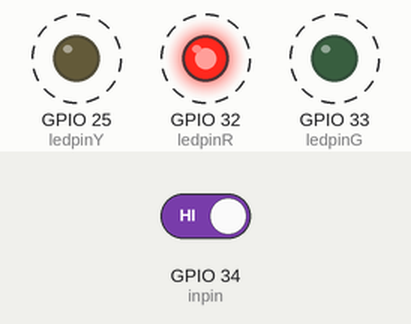
This sketch was run on a simulated ESP32. Parts: output pins drawn as LEDs (lit = HIGH). Dashed ring = blinking. Inputs (shaded band) come from the test bench; at power-on: GPIO 34 (inpin) HIGH.

Above: at 0.73 s.
1.3 s: GPIO 34 (inpin) driven LOW
At 2.4 s:
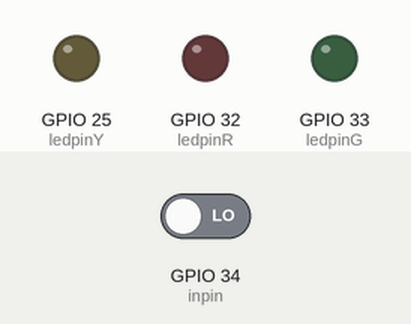
2.8 s: GPIO 34 (inpin) driven HIGH
At 3.11 s:
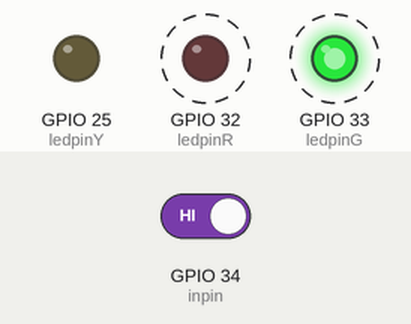
Timing chart, 0 to 11.8 s (numbered marks = the images above; inputs shaded):
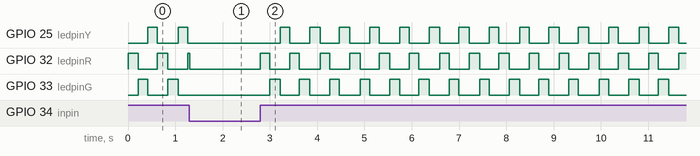

Measured:
- after the input at 1.3 s, GPIO 25 (ledpinY), GPIO 33 (ledpinG): stops changing and stays LOW
- after the input at 2.8 s, GPIO 25 (ledpinY): alternates HIGH for 0.21 s and LOW for 0.42 s, starting after 0.42 s; GPIO 32 (ledpinR): alternates HIGH for 0.20 s and LOW for 0.42 s, starting at once; GPIO 33 (ledpinG): alternates HIGH for 0.22 s and LOW for 0.42 s, starting after 0.20 s
- by itself, GPIO 25 (ledpinY): alternates HIGH for 0.20 s and LOW for 0.44 s
- by itself, GPIO 33 (ledpinG): alternates HIGH for 0.21 s and LOW for 0.42 s

The sketch:

esp32-wroover-3LEDs-button.ino
```cpp
int ledpinR = 32; //define the LED connect to Pin11;
int ledpinG = 33; //define the LED connect to Pin11;
int ledpinY = 25; //define the LED connect to Pin11;
int inpin = 34; //define the button connect to Pin7
const unsigned long LED_DURATION = 200;


int val;//val to store the data
int activeLed = -1; // 0 - 2
unsigned long switchonTime;

void setup()
{
  pinMode(ledpinR, OUTPUT); //define the LED Pin to OUTPUT;
  pinMode(ledpinG, OUTPUT); //define the LED Pin to OUTPUT;
  pinMode(ledpinY, OUTPUT); //define the LED Pin to OUTPUT;
  pinMode(inpin, INPUT); //define the button Pin to INPUT;
}
void loop()
{
  val = digitalRead(inpin); //digital read the button pin
  if (val == LOW) //if the button pressed;
  {
    trunLedsOff();
    activeLed = -1;
  }
  else
  {
    if (activeLed == -1) {
      switchonTime = millis();
      activeLed = 0;
      turnLedOn(activeLed);
    }
    if (millis() - switchonTime > LED_DURATION) {
      switchonTime = millis();
      activeLed = (activeLed + 1) % 3;
      trunLedsOff();
      turnLedOn(activeLed);
    }
    delay(20);
  }
}

void trunLedsOff() {
  digitalWrite(ledpinR, LOW); //turn off the LED
  digitalWrite(ledpinG, LOW); //turn off the LED
  digitalWrite(ledpinY, LOW); //turn off the LED
}

void turnLedOn(int activeLed) {
  switch(activeLed) {
  case 0: digitalWrite(ledpinR, HIGH);  break;
  case 1: digitalWrite(ledpinG, HIGH); break;
  case 2: digitalWrite(ledpinY, HIGH); break;
  }
}
```
